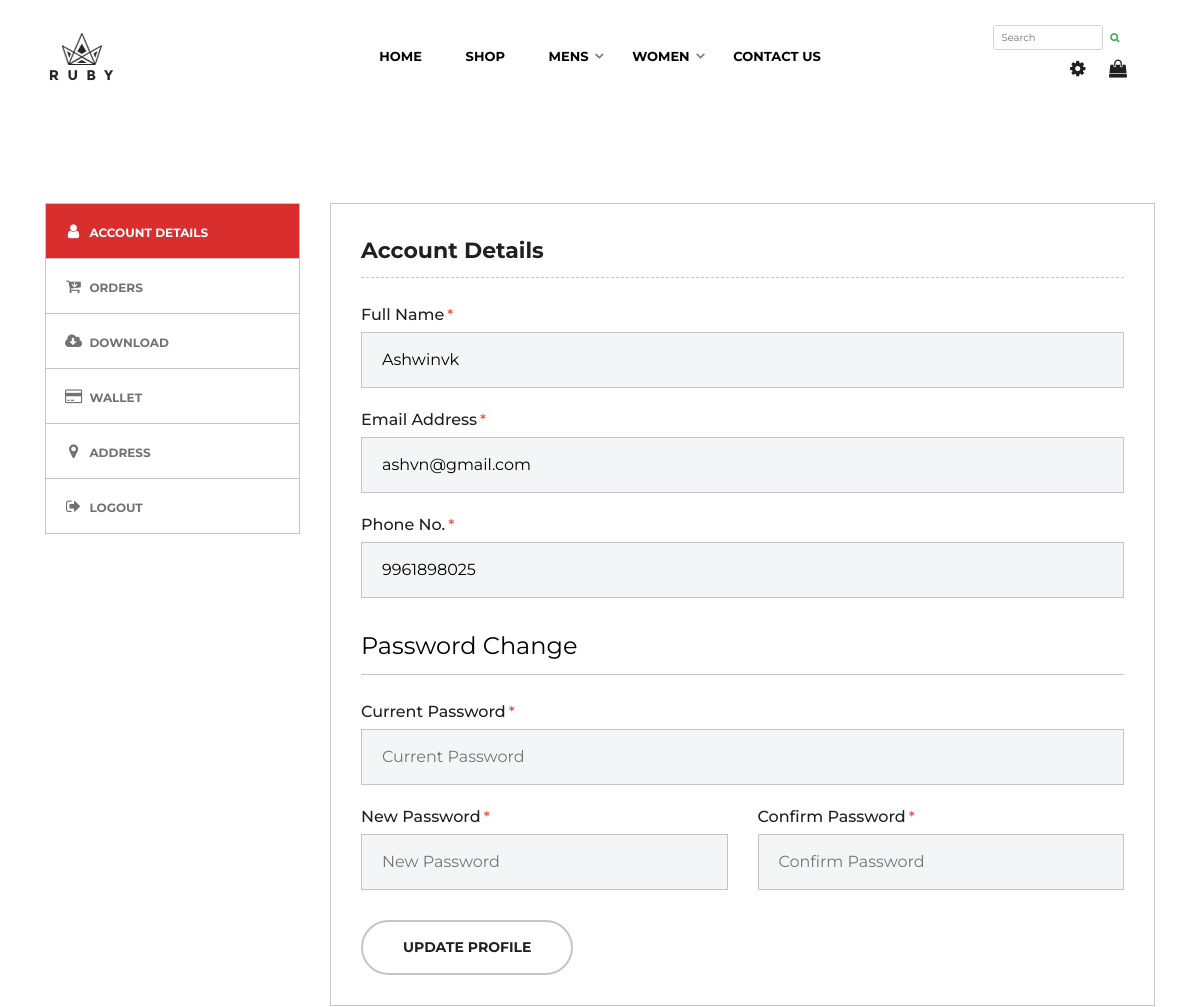
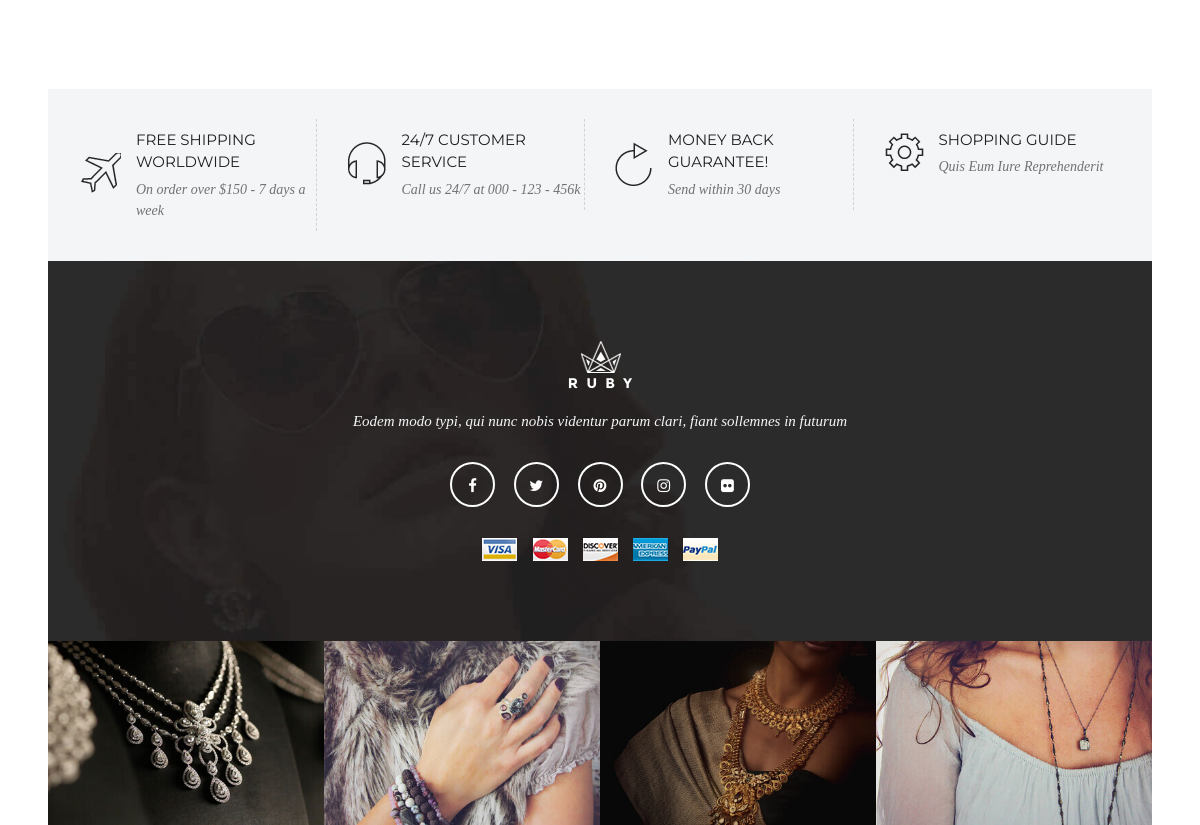
Page /profile/ (signed in) on the committed database (2 pictures, top to bottom).
### shop/models.py (models this page shows, shortened)
class main_category(models.Model):
    name=models.CharField(max_length=100)

### user/models.py (models this page shows, shortened)
class CustomUser(AbstractBaseUser, PermissionsMixin):
    email = models.EmailField(unique=True)
    username=models.CharField(max_length=30,null=True,blank=True)
    first_name = models.CharField(max_length=30, blank=True,null=True)
    full_name = models.CharField(max_length=30, blank=True)
    last_name = models.CharField(max_length=30, blank=True,null=True)
    is_active = models.BooleanField(default=True)
    is_staff = models.BooleanField(default=False)
    date_joined = models.DateTimeField(default=timezone.now)
    ph_no=models.CharField(max_length=15,blank=True)
    wallet_bal= models.DecimalField(max_digits=10, decimal_places=2, default=0.00)
    objects = CustomUserManager()
    USERNAME_FIELD = 'email'
    REQUIRED_FIELDS = []
    def __str__(self):
        return self.email

### shop/views.py (the view)
# urls.py: path('profile/',views.Profile,name='profile'),
@login_required(login_url='login')
@allow_guest_user
def Profile(request):
    maincategory=main_category.objects.all().order_by('id')
    user=request.user
    cstmuser=CustomUser.objects.get(email=user)
    addrs=Address.objects.filter(user=user,is_deleted=False)
    orders = Order.objects.filter(user=request.user).order_by('-id')
    try:
        wallet = Wallet.objects.filter(user=user).order_by('-created_at')
        context={
        'maincategory':maincategory,
        'addrs':addrs,
        'orders':orders,
        'wallet':wallet,
        'cstmuser':cstmuser
        }
    except Wallet.DoesNotExist:
        context={
            'maincategory':maincategory,
            'addrs':addrs,
            'orders':orders,
            'wallet':0,
            }
    return render(request,'main/profile.html',context)

### templates/main/profile.html (shortened to what this page needs)
{% extends "base.html" %}
{% block content %}
<div id="page-content-wrapper" class="p-9">
    <div class="container">
        <div class="row">
            <div class="col-lg-12">
<div class="myaccount-page-wrapper">
    <div class="row">
        <div class="col-lg-3">
            <div class="myaccount-tab-menu nav" role="tablist">
                <a href="#account-info" class="active" data-toggle="tab"><i class="fa fa-user"></i> Account Details</a>
                <a href="#orders" data-toggle="tab"><i class="fa fa-cart-arrow-down"></i> Orders</a></a>
                <a href="#download" data-toggle="tab"><i class="fa fa-cloud-download"></i> Download</a>
                <a href="#payment-method" data-toggle="tab"><i class="fa fa-credit-card"></i> Wallet</a>
                <a href="#address" data-toggle="tab"><i class="fa fa-map-marker"></i> address</a>
                <a href="{%url 'logout' %}"><i class="fa fa-sign-out"></i> Logout</a>
            </div>
        </div>
        <div class="col-lg-9 mt-5 mt-lg-0">
            <div class="tab-content" id="myaccountContent">
                <div class="tab-pane fade show active" id="account-info" role="tabpanel">
                    <div class="myaccount-content">
                        <h3>Account Details</h3>
                        <div class="account-details-form">
                            <form id="profile-form" action="/profile_update/{{user.id}}" method="post">
                                <div class="single-input-item">
                                    <label for="display-name" class="required">Full Name</label>
                                    <input type="text" id="display-name" name="full_name" value="{{user.full_name}}" placeholder="Full Name" />
                                </div>
                                <div class="single-input-item">
                                    <label for="email" class="required">Email Address</label>
                                    <input type="email" id="email" name="email" value="{{user.email}}" placeholder="Email Address" required />
                                </div>
                                <div class="single-input-item">
                                    <label for="phno" class="required">Phone No.</label>
                                    <input type="text" id="phno" name="ph_no" value="{{user.ph_no}}" placeholder="Phone Number" required />
                                </div>
                                <fieldset>
                                    <legend>Password change</legend>
                                    <div class="single-input-item">
                                        <label for="current-pwd" class="required">Current
                                            Password</label>
                                        <input type="password" id="current-pwd"
                                               name="password" placeholder="Current Password"/>
                                    </div>
                                    <div class="row">
                                        <div class="col-lg-6">
                                            <div class="single-input-item">
                                                <label for="new-pwd" class="required">New
                                                    Password</label>
                                                <input type="password" id="new-pwd" name="newpass"
                                                       placeholder="New Password"/>
                                            </div>
                                        </div>
                                        <div class="col-lg-6">
                                            <div class="single-input-item">
                                                <label for="confirm-pwd" class="required">Confirm
                                                    Password</label>
                                                <input type="password" id="confirm-pwd" name="newpassconf"
                                                       placeholder="Confirm Password"/>
                                            </div>
                                        </div>
                                    </div>
                                </fieldset>
                                <div class="single-input-item">
                                    <button class="btn-login btn-add-to-cart" id="submit-button">Update Profile</button>
                                </div>
                            </form>
                        </div>
                    </div>
                </div>
            </div>
        </div>
    </div>
</div>
</div>
</div>
</div>
</div>
{% endblock %}

### templates/includes/header.html (shortened to what this page needs)
{% load static %}
{% load cart_tag %}
<header id="header-area" class="header__3">
    <div class="ruby-container">
        <div class="row">
            <div class="col-3 col-lg-1 col-xl-2 m-auto">
                <a href="{% url 'index' %}" class="logo-area">
                    <img src="{% static 'assets/img/logo-black.png' %}" alt="Logo" class="img-fluid"/>
                </a>
            </div>
            <div class="col-3 col-lg-9 col-xl-8 m-auto">
                <div class="main-menu-wrap">
                    <nav id="mainmenu">
                        <ul>
                            <li class=""><a href="{%url 'index' %}">Home</a>
                            </li>
                            <li class=""><a href="{% url 'shop'%}">Shop</a>
                            </li>
                            {% for i in maincategory %}
                            <li class="dropdown-show"><a href="http://127.0.0.1:8000/shop/?gender=1">{{i.name}}</a>
                            </li>
                            {% endfor %}
                            <li><a href="{% url 'contact' %}">Contact Us</a></li>
                        </ul>
                    </nav>
                </div>
            </div>
            <div class="col-6 col-lg-2 m-auto">
                <div class="header-right-meta text-right">
                    <ul>
                        <li><form class="d-flex" role="search" action = "{% url 'shop' %}" method = 'get'>
                            <input class="form-control me-2" name = "product" type="search" placeholder="Search" aria-label="Search">
                            <button class="btn btn-outline-success" type="submit"><i class="fa fa-search"></i></button>
                          </form></li>
                        <li class="settings"><a href="#"><i class="fa fa-cog"></i></a>
                        </li>
                        <li class="shop-cart"><a href="{% url 'cart_detail'%}"><i class="fa fa-shopping-bag"></i> </a>
                        </li>
                    </ul>
                </div>
            </div>
        </div>
    </div>
</header>

### rows in the picture
main_category: name "MENS"
main_category: name "WOMEN"
CustomUser: full_name "Ashwinvk", email "ashvn@gmail.com", ph_no "9961898025"
